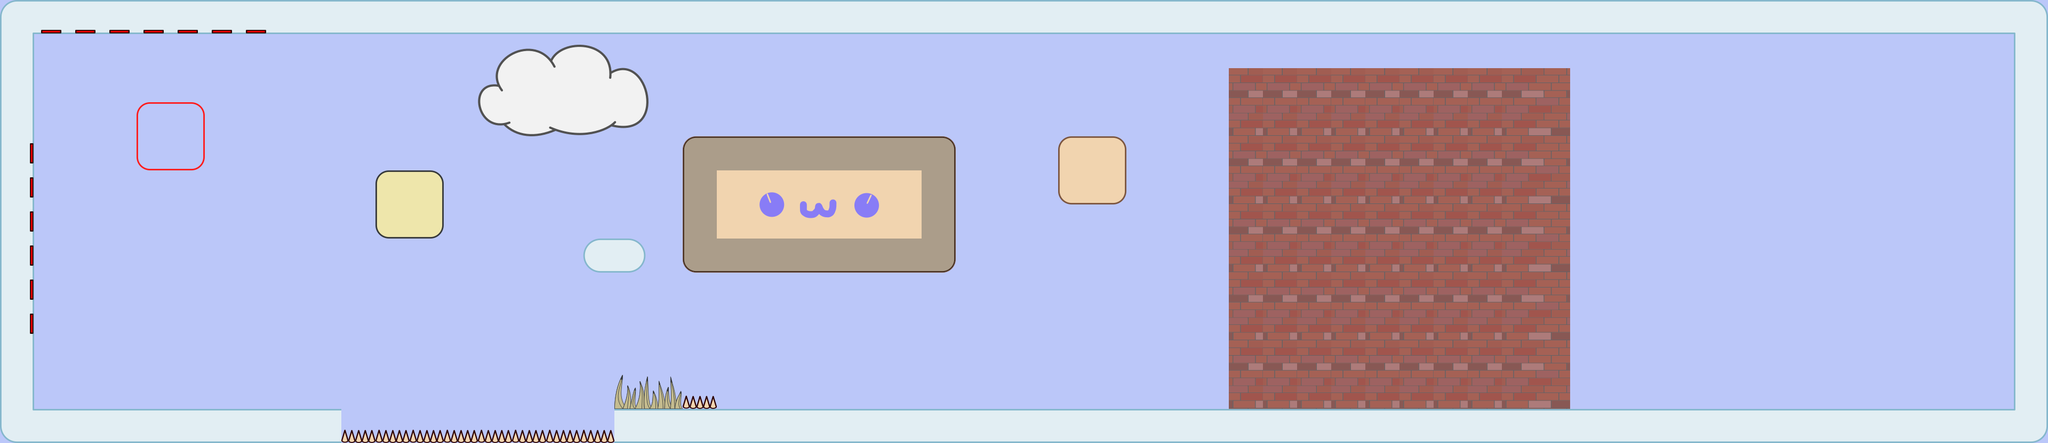

This game map was drawn from its Tiled (.tmx) file and the tilesets committed beside it. A one-line description and the trimmed map source follow:
An orthogonal 60x13 tile map with 64x64 px tiles, 4 tile layers (fondo, Capa de Patrones 1, noportaldraw, caritas) and 17 objects (3x ET_WALL, 3x ET_WALL_NOPORTAL, 3x ET_SPIKES, ET_PLAYER, ET_PRINCESS).

<map height="13" orientation="orthogonal" tileheight="64" tilewidth="64" version="1.0" width="60"><properties><property name="blended tiles" value="16,30,31,32,33,35,36,38,39,41,42,43,44,45,48,49,51,52,54,55,57,58,59,60,61,62,63,64,65,67,68,69,70,71,73,74,75,76,77,78,79,81,83,84,85,86,87,89,90,91,92,93,94,95,96,97,99,100,101,102,103,104,105,106,107,108,109,110,111,112,113,115,116,117,118,119,120,121,122,123,124,125,126,127,128,142,143,144,145,146,147,148,149,150,151,152,153,154,155,156,157,158,159,160,161,162,163,164,165,166,167,168,169,172,173,174,175,176,177,178,179,180,181,182,183,184,185,186,187,188,189,190,191,192,193,194,195,196,197,198,199,200,201,202,203,204,205,206,207,208,209,210,211,212,213,214,215,216,217,218,219,220,221,222,223,224,227,228,229,230,231,232,233,234,235,236,237,238,239,240,243,244,245,246,247,248,249,250,251,252,253,254,255,256" /></properties>
 <tileset firstgid="1" name="tilemapinkscape" tileheight="64" tilewidth="64">
  <image height="1024" source="tilemapinkscape.png" trans="000000" width="1024" />
 </tileset>
 <layer height="13" name="fondo" width="60">
  <data>[780 cells, 780 non-empty, 1 distinct tile ids]</data>
 </layer>
 <layer height="13" name="Capa de Patrones 1" width="60">
  <data>[780 cells, 205 non-empty, 10 distinct tile ids]</data>
 </layer>
 <objectgroup height="13" name="Capa de Objetos 1" width="60">
  <object height="256" name="ET_WALL" width="64" x="0" y="0" />
  <object height="64" name="ET_WALL" width="576" x="64" y="768" />
  <object height="768" name="ET_WALL" width="64" x="3776" y="0" />
  <object height="64" name="ET_PLAYER" width="64" x="1984" y="512" />
  <object height="64" name="ET_PRINCESS" width="64" x="1984" y="128" />
  <object height="128" width="128" x="1984" y="256" />
  <object height="128" width="128" x="704" y="320" />
  <object height="128" width="128" x="256" y="192" />
  <object height="256" name="ET_WALL_NOPORTAL" width="512" x="1280" y="256" />
  <object height="64" name="ET_WALL_NOPORTAL" width="448" x="64" y="0" />
  <object height="64" width="3264" x="512" y="0" />
  <object height="384" name="ET_WALL_NOPORTAL" width="64" x="0" y="256" />
  <object height="192" width="64" x="0" y="640" />
  <object height="32" name="ET_SPIKES" width="512" x="640" y="800" />
  <object height="32" name="ET_SPIKES" width="128" x="1152" y="736" />
  <object height="32" name="ET_SPIKES" width="64" x="1280" y="736" />
  <object height="64" width="2688" x="1152" y="768" />
 </objectgroup>
 <layer height="13" name="noportaldraw" width="60">
  <data>[780 cells, 84 non-empty, 5 distinct tile ids]</data>
 </layer>
 <layer height="13" name="caritas" width="60">
  <data>[780 cells, 126 non-empty, 30 distinct tile ids]</data>
 </layer>
</map>
